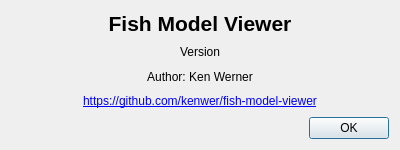
<?xml version="1.0" encoding="UTF-8"?>
<ui version="4.0">
 <class>AboutDialog</class>
 <widget class="QDialog" name="AboutDialog">
  <property name="geometry">
   <rect>
    <x>0</x>
    <y>0</y>
    <width>400</width>
    <height>150</height>
   </rect>
  </property>
  <property name="windowTitle">
   <string>About Fish Model Viewer</string>
  </property>
  <layout class="QVBoxLayout" name="verticalLayout">
   <item>
    <widget class="QLabel" name="appNameLabel">
     <property name="text">
      <string>Fish Model Viewer</string>
     </property>
     <property name="font">
      <font>
       <pointsize>16</pointsize>
       <weight>75</weight>
       <bold>true</bold>
      </font>
     </property>
     <property name="alignment">
      <set>Qt::AlignCenter</set>
     </property>
    </widget>
   </item>
   <item>
    <widget class="QLabel" name="versionLabel">
     <property name="text">
      <string>Version</string>
     </property>
     <property name="alignment">
      <set>Qt::AlignCenter</set>
     </property>
    </widget>
   </item>
   <item>
    <widget class="QLabel" name="authorLabel">
     <property name="text">
      <string>Author: Ken Werner</string>
     </property>
     <property name="alignment">
      <set>Qt::AlignCenter</set>
     </property>
    </widget>
   </item>
   <item>
    <widget class="QLabel" name="linkLabel">
     <property name="text">
      <string>&lt;a href="https://github.com/kenwer/fish-model-viewer"&gt;https://github.com/kenwer/fish-model-viewer&lt;/a&gt;</string>
     </property>
     <property name="alignment">
      <set>Qt::AlignCenter</set>
     </property>
     <property name="openExternalLinks">
      <bool>true</bool>
     </property>
    </widget>
   </item>
   <item>
    <widget class="QDialogButtonBox" name="buttonBox">
     <property name="orientation">
      <enum>Qt::Horizontal</enum>
     </property>
     <property name="standardButtons">
      <set>QDialogButtonBox::Ok</set>
     </property>
    </widget>
   </item>
  </layout>
 </widget>
 <resources/>
 <connections>
  <connection>
   <sender>buttonBox</sender>
   <signal>accepted()</signal>
   <receiver>AboutDialog</receiver>
   <slot>accept()</slot>
   <hints>
    <hint type="sourcelabel">
     <x>248</x>
     <y>254</y>
    </hint>
    <hint type="destinationlabel">
     <x>157</x>
     <y>274</y>
    </hint>
   </hints>
  </connection>
  <connection>
   <sender>buttonBox</sender>
   <signal>rejected()</signal>
   <receiver>AboutDialog</receiver>
   <slot>reject()</slot>
   <hints>
    <hint type="sourcelabel">
     <x>316</x>
     <y>260</y>
    </hint>
    <hint type="destinationlabel">
     <x>286</x>
     <y>274</y>
    </hint>
   </hints>
  </connection>
 </connections>
</ui>
